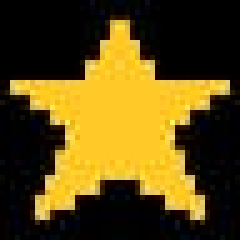
%> input picture star.jpeg, 48 x 48 px (shown 5 times larger)
$ octave Nonsmoothplot.m   (GNU Octave 9; MATLAB toolbox functions it lacks are replaced by stand-ins)
%> lines starting %> are read from the running program, lines starting %| are printed output that depends on the picture
### momentumdescentgradient.m
function [x,ff,xmatrix,alpha,beta,iter,xx]=momentumdescentgradient(maxit,x_0,z_0,alpha,beta,mu,bb,epsi,Dh_FT,Dv_FT,H_FT,tol)
x=x_0;
xmatrix=[x_0(:)];
z=z_0;
k=0;
for i=1:maxit
    [f1,g]=nonsmoothgradfun(mu,bb,epsi,x,Dh_FT,Dv_FT,H_FT);

    if norm(g(:))<tol
        break
    end

    z=beta*z+g;
    x=x-alpha*z;

    k=k+1;
    xmatrix=[xmatrix,x(:)];
    [f1,g]=nonsmoothgradfun(mu,bb,epsi,x,Dh_FT,Dv_FT,H_FT);
    ff(i)=f1;
end
iter=k;

c=length(H_FT);
xx=x_0;

for i=0:(iter-1)
    [~,g]=nonsmoothgradfun(mu,bb,epsi,reshape(xmatrix(:,i+1),[c,c]),Dh_FT,Dv_FT,H_FT);
    kk=alpha*((1-beta^(iter-i))/(1-beta))*g;
    xx=xx-kk;
end

end

### psfGauss.m

function [PSF, center] = psfGauss(dim, s)
if (nargin < 1)
   error('dim must be given.')
end
l = length(dim);
if l == 1
  m = dim;
  n = dim;
else
  m = dim(1);
  n = dim(2);
end
if (nargin < 2)
  s = 2.0;
end
if length(s) == 1
  s = [s,s];
end
%
% Creiamo una griglia per la discretizzare la funzione gaussiana.
%
x = -fix(n/2):ceil(n/2)-1;
y = -fix(m/2):ceil(m/2)-1;
[X,Y] = meshgrid(x,y);
%
% Calcoliamo e normalizziamo la PSF.
%
PSF = exp( -(X.^2)/(2*s(1)^2) - (Y.^2)/(2*s(2)^2) );
PSF = PSF / sum(PSF(:));
%
% Calcoliamo il centro.
%
if nargout == 2
  [mm, nn] = find(PSF == max(PSF(:)));
  center = [mm(1), nn(1)];
end

### Nonsmoothplot.m
clear all
close all
clc

xF=imread("star.jpeg");
%> xF is the input picture: size 48x48x3 uint8; mean R, G, B 92, 73.3, 20
xF=im2double(im2gray(xF));
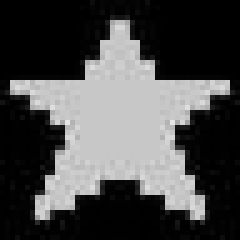
%> xF: size 48x48 double (shown 5 times larger); min 0, max 0.902, mean 0.286
[n,m]=size(xF);
%> n = 48; m = 48
n=min(n,m);
xF=xF(1:n,1:n);

m=5;% support PSF
[PSFtilde,~]=psfGauss([m,m],3);

H_FT=psf2otf(PSFtilde,[n,n]);

b = real(ifft2(H_FT.*fft2(xF)));
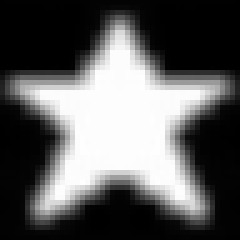
%> b: size 48x48 double (shown 5 times larger); min -1.97e-16, max 0.784, mean 0.286; drawn with min black and max white

randn('seed',17)
sigma=0.05;
noise = sigma*randn(n,n);
bb=b+noise;
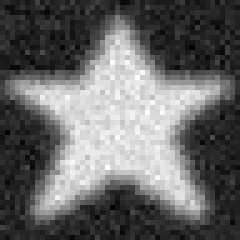
%> bb: size 48x48 double (shown 5 times larger); min -0.146, max 0.917, mean 0.285; drawn with min black and max white
%> the run ends on the next line

Dh_FT=psf2otf([1,-1],size(bb));
Dv_FT = psf2otf([1;-1],size(bb));
x0=zeros(n,n);

maxit=200;
alpha_0=1;
epsi=10^(-3);
c=1;
tau=0.5;
tol=10^(-3);
z0=x0;
beta=0.7;
kk=0.1;
mu_min=5;

mu_max=100;

mu=logspace(log10(mu_min),log10(mu_max),100);

alphaa=0.001;

for i=1:length(mu)
    [xx,ff,xmatrix,alphaa,beta,iter,p]=momentumdescentgradient(maxit,x0,z0,alphaa,beta,mu(i),bb,epsi,Dh_FT,Dv_FT,H_FT,tol);

$ run again, with bioimage.france-bioinformatique.jpg copied over star.jpeg
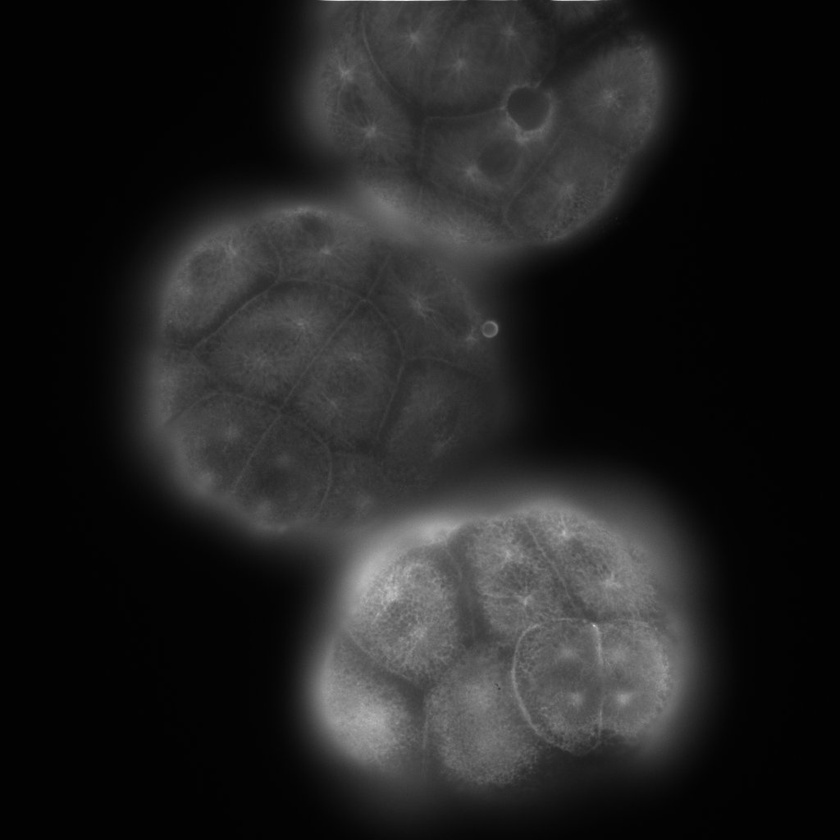
%> input picture bioimage.france-bioinformatique.jpg, 840 x 840 px, shrunk from 1024 x 1024 before the run
%> xF is the input picture: size 840x840x3 uint8; min 1, max 226, mean 33.9
%> xF: size 840x840 double
%> `bb=b+noise;`:
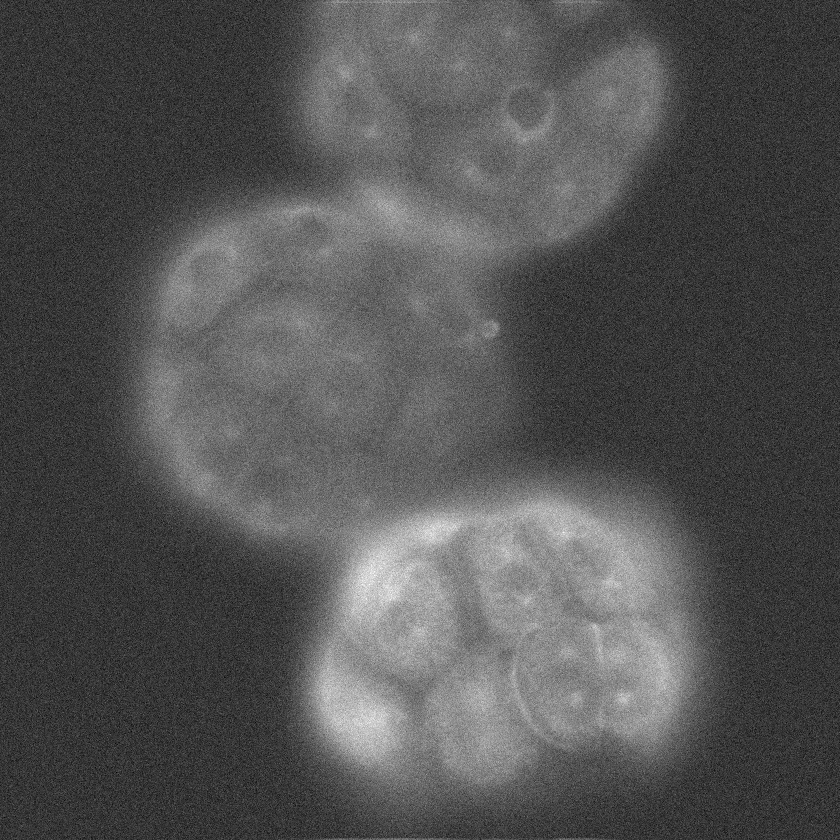
%> bb: size 840x840 double; min -0.219, max 0.854, mean 0.133; drawn with min black and max white
